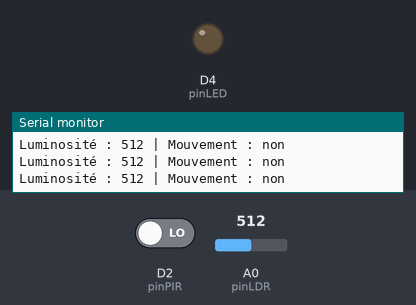
This sketch was run on a simulated ESP8266 (NodeMCU). On the bench: output pins drawn as LEDs (lit = HIGH), the last lines printed to the serial monitor. The test bench sets the inputs (shaded band); at power-on: D2 (pinPIR) LOW, A0 (pinLDR) = 512.

Above: at 1.2 s.
1.3 s: D2 (pinPIR) driven HIGH
3.3 s: A0 (pinLDR) set to 108
4.8 s: A0 (pinLDR) set to 94
At 6.0 s:
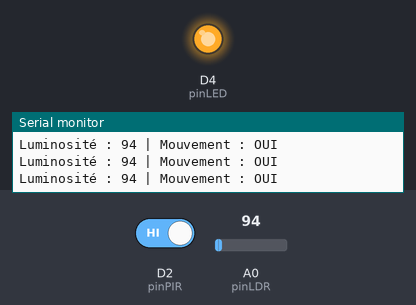
6.3 s: A0 (pinLDR) set to 120
At 7.5 s:
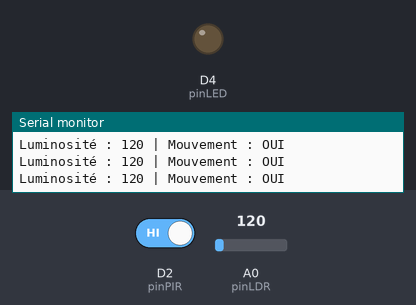
7.9 s: A0 (pinLDR) set to 90
At 8.9 s:
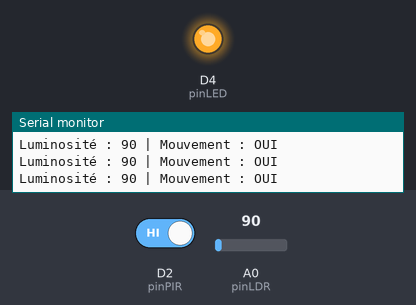
Timing chart, 0 to 10.5 s (numbered marks = the images above; inputs shaded):
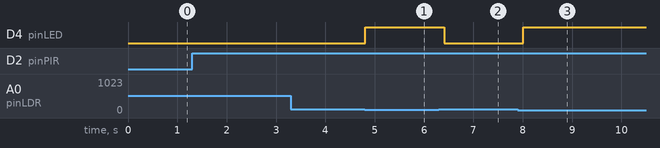

Measured:
- the behaviour switches between 100 and 99 on A0 (pinLDR) (found by bisection; images 0 and 1)
- after the input at 4.8 s, D4 (pinLED): LOW → HIGH at once
- after the input at 6.3 s, D4 (pinLED): HIGH → LOW after 0.11 s
- after the input at 7.9 s, D4 (pinLED): LOW → HIGH after 0.11 s

The sketch:

Code_projet_Summer_program_copy_20260808150015.ino
```cpp
const int pinLDR = A0;      // Entrée analogique du capteur de luminosité
const int pinLED = D4;      // Sortie digitale pour la LED
const int pinPIR = D2;      // Entrée digitale du capteur de mouvement

int seuilBas = 100;         // En dessous de cette valeur = sombre (peut allumer)
int seuilHaut = 110;        // Au dessus de cette valeur = assez lumineux (éteint)
//2 seuils pour éviter l'hystérésis

bool ledAllumee = false;    // Etat actuel de la LED

void setup() {
  pinMode(pinLED, OUTPUT);
  pinMode(pinPIR, INPUT);
  Serial.begin(115200);
}

void loop() {
  int valeurLumiere = analogRead(pinLDR);   // 0 à 1023
  bool mouvementDetecte = digitalRead(pinPIR) == HIGH;

  Serial.print("Luminosité : ");
  Serial.print(valeurLumiere);
  Serial.print(" | Mouvement : ");
  Serial.println(mouvementDetecte ? "OUI" : "non");

  if (!ledAllumee && mouvementDetecte && valeurLumiere < seuilBas) {
    // Sombre + mouvement -> on allume
    ledAllumee = true;
    digitalWrite(pinLED, HIGH);
  }
  else if (ledAllumee && valeurLumiere > seuilHaut) {
    // Assez lumineux -> on éteint, peu importe le mouvement
    ledAllumee = false;
    digitalWrite(pinLED, LOW);
  }

  delay(200);
}
```
